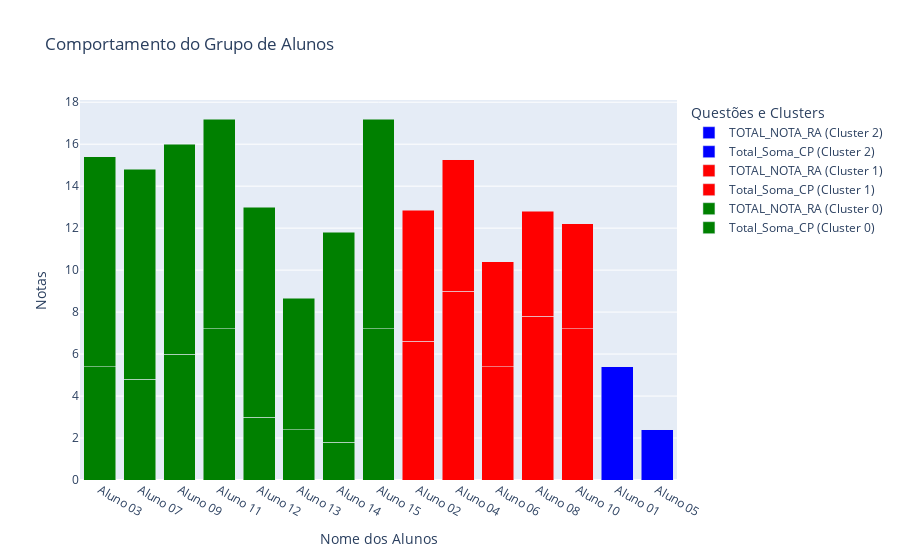

Notebook code for this chart:
### Code cell
# Selecione as características desejadas
caracteristicas = ['Total_Soma_CP', 'TOTAL_NOTA_RA']

# Selecionar apenas as características do DataFrame
X = df[caracteristicas]

# Escolha o número de clusters (n_clusters)
n_clusters = 3  # Altere o número de clusters conforme necessário

# Criar um modelo K-Means com o número desejado de clusters
kmeans = KMeans(n_clusters=n_clusters, random_state=0)

# Ajustar o modelo aos dados
kmeans.fit(X)

# Adicionar as informações do cluster de volta ao DataFrame
df['Cluster'] = kmeans.labels_

# Exibir informações sobre os clusters
cluster_centers = pd.DataFrame(kmeans.cluster_centers_, columns=caracteristicas)
cluster_info = df.groupby('Cluster').size()
print("Centros dos Clusters:")
print(cluster_centers)
print("\nContagem de amostras em cada cluster:")
print(cluster_info)

# Preparar os dados para o gráfico de barras empilhadas
fig = go.Figure()

# Cores para os clusters
cluster_colors = {0: 'green', 1: 'red', 2: 'blue' }  # Ajuste conforme o número de clusters

for cluster in range(n_clusters):
    cluster_data = df[df['Cluster'] == cluster]
    for questao in ['Total_Soma_CP', 'TOTAL_NOTA_RA']:
        fig.add_trace(go.Bar(
            x=cluster_data['NOME'],
            y=cluster_data[questao],
            name=f'{questao} (Cluster {cluster})',
            marker_color=cluster_colors[cluster]
        ))

# Atualizar layout do gráfico
fig.update_layout(
    barmode='stack',
    title='Comportamento do Grupo de Alunos',
    xaxis=dict(title='Nome dos Alunos'),
    yaxis=dict(title='Notas'),
    legend=dict(title='Questões e Clusters')
)

# Exibir o gráfico
fig.show()

### Figure 1 — Plotly figure (JSON) as saved in the notebook; plotly's stock layout.template omitted (floating-point values rounded to 4 significant figures)
{"data": [{"marker": {"color": "green"}, "name": "Total_Soma_CP (Cluster 0)", "type": "bar", "x": ["Aluno 03", "Aluno 07", "Aluno 09", "Aluno 11", "Aluno 12", "Aluno 13", "Aluno 14", "Aluno 15"], "y": [5.4, 4.8, 6, 7.2, 3, 2.4, 1.8, 7.2]}, {"marker": {"color": "green"}, "name": "TOTAL_NOTA_RA (Cluster 0)", "type": "bar", "x": ["Aluno 03", "Aluno 07", "Aluno 09", "Aluno 11", "Aluno 12", "Aluno 13", "Aluno 14", "Aluno 15"], "y": [10, 10, 10, 10, 10, 6.25, 10, 10]}, {"marker": {"color": "red"}, "name": "Total_Soma_CP (Cluster 1)", "type": "bar", "x": ["Aluno 02", "Aluno 04", "Aluno 06", "Aluno 08", "Aluno 10"], "y": [6.6, 9, 5.4, 7.8, 7.2]}, {"marker": {"color": "red"}, "name": "TOTAL_NOTA_RA (Cluster 1)", "type": "bar", "x": ["Aluno 02", "Aluno 04", "Aluno 06", "Aluno 08", "Aluno 10"], "y": [6.25, 6.25, 5, 5, 5]}, {"marker": {"color": "blue"}, "name": "Total_Soma_CP (Cluster 2)", "type": "bar", "x": ["Aluno 01", "Aluno 05"], "y": [5.4, 2.4]}, {"marker": {"color": "blue"}, "name": "TOTAL_NOTA_RA (Cluster 2)", "type": "bar", "x": ["Aluno 01", "Aluno 05"], "y": [0, 0]}], "layout": {"barmode": "stack", "legend": {"title": {"text": "Questões e Clusters"}}, "title": {"text": "Comportamento do Grupo de Alunos"}, "xaxis": {"title": {"text": "Nome dos Alunos"}}, "yaxis": {"title": {"text": "Notas"}}}}
